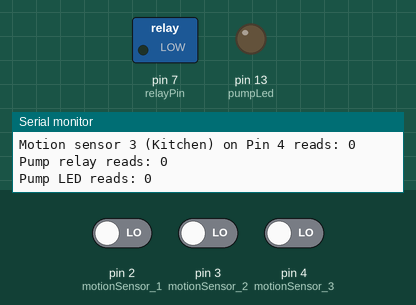
A sketch run on a simulated Arduino Uno, built with avr-gcc and run on an emulated ATmega328P. Shown: switched loads named in the sketch (green lamp = pin HIGH), output pins drawn as LEDs (lit = HIGH), the last lines printed to the serial monitor. The inputs (shaded band) are chosen by the test bench; at power-on: pin 2 (motionSensor_1) LOW, pin 3 (motionSensor_2) LOW, pin 4 (motionSensor_3) LOW.

Above: at 2.9 s.
3.0 s: pin 2 (motionSensor_1) driven HIGH
At 5.6 s:
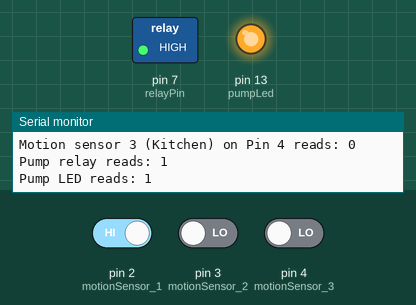
Timing chart, 0 to 11.7 s (numbered marks = the images above; inputs shaded):
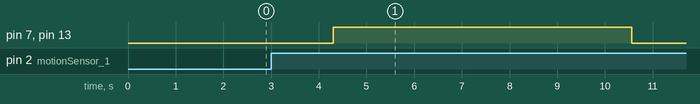

Measured:
- after the input at 3.0 s, pin 7 (relayPin), pin 13 (pumpLed): LOW → HIGH after 1.3 s, → LOW 6.3 s later

The sketch:

hwh_v5.ino
```cpp
/*
Hot water heater pump

Each time the infrared trigger is tripped the hot water heater pump relay
runs for x seconds and resets

created May 17, 2011
v3 - simplified - 11/18/2011
v4 - added multiple sensors
v5 - added time_of_day_operation function

by Robert Labatt
*/
//includes
  //may need to include some time library for the time_of_day_operation function


//define digital inputs from sensors
int motionSensor_1 = 2;         // infrared sensor #1 - Main Bathroom
int motionSensor_2 = 3;         // infrared sensor #2 - Kids Bathroom
int motionSensor_3 = 4;         // infrared sensor #3 - Kitchen

//define digital outputs connected to relays and signal lights
int relayPin = 7;               // relay that switches the pump
int pumpLed = 13;               // pump in operation LED indicator pin

//decide how long the pump should run and how log between pump cycles
int pumpRun = 2000;             // milli-seconds the pump runs for
int pumpWait = 5000;           // milli-seconds the pump waits between run times

//define variables to store motion and pump values
int motionSensor_1_val;         //master bathroom motion sensor
int motionSensor_2_val;         //kids bathroom motion sensor
int motionSensor_3_val;         //kitchen motion sensor
int relayPin_val;               //pump trigger relay pin
int pumpLed_val;                //pump opertation indicator LED
int time;                       //time of day

// declare functions
void print_status();            //used to print the status of all pins and the pump
void set_all_low();             //sets all pins to low
void pump_status_print();       //prints the pump status to the serial port
void time_of_day_operation();   //used to turn on the pump at a certain time of day (e.g., first thing in the morning)

void setup()
  {
    //open serial port
    Serial.begin(9600);

    pinMode (motionSensor_1, INPUT);
    pinMode (motionSensor_2, INPUT);
    pinMode (motionSensor_3, INPUT);
    pinMode (relayPin, OUTPUT);
    pinMode (pumpLed, OUTPUT);
    set_all_low();                //set pins to low initially
  }

void loop()
  {
    Serial.println(">>>>>>>>>>>>>>>>>>>");

    status();

    Serial.println(">>>>>>>>>>>>>>>>>>>");

    // run the pump if any IR sensor has sensed a trigger i.e. it is set to HIGH
    if ( digitalRead(motionSensor_1) || digitalRead(motionSensor_2) || digitalRead(motionSensor_3) == HIGH )
    {
      // turn on the pump in operation LED and the pump
      digitalWrite (pumpLed, HIGH);
      digitalWrite (relayPin, HIGH);
      Serial.println("Pump now ON");
      status();

      delay (pumpRun);        //leave pump on for set time "pumpRun"

      status();

      set_all_low();          //turn off pump, pump in operation LED

      Serial.println("Pump now OFF");

      //Serial.print("Pump waiting for water temp decay period of ") & pumpWait/1000 & (" seconds.");

      status();

      delay (pumpWait);       //do not turn pump on again until a time period has passed

      status();

      Serial.println(">>>>>>>>>>>>>>>>>>>");
    }
  }

void set_all_low()    //set all pins to low
  {
    digitalWrite (motionSensor_1, LOW);
    digitalWrite (motionSensor_2, LOW);
    digitalWrite (motionSensor_3, LOW);
    digitalWrite (relayPin, LOW);
    digitalWrite (pumpLed, LOW);
  }

void status()    //read the set values and print to screen
  {
    Serial.print("Motion sensor 1 (Master BR) on Pin 2 reads: ");
    Serial.println(digitalRead(motionSensor_1));
    Serial.print("Motion sensor 2 (Kids BR) on Pin 3 reads: ");
    Serial.println(digitalRead(motionSensor_2));
    Serial.print("Motion sensor 3 (Kitchen) on Pin 4 reads: ");
    Serial.println(digitalRead(motionSensor_3));
    Serial.print("Pump relay reads: ");
    Serial.println(digitalRead(relayPin));
    Serial.print("Pump LED reads: ");
    Serial.println(digitalRead(pumpLed));
    delay (2000);
  }
```
